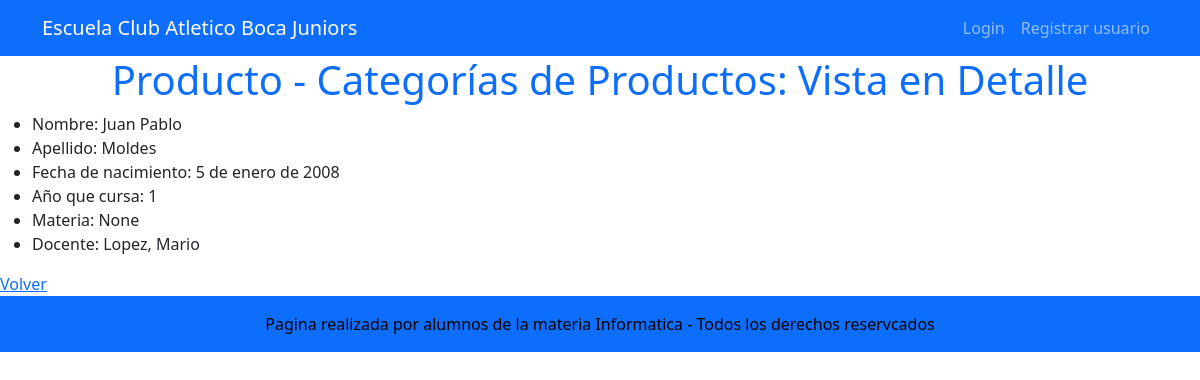
Screenshot of /alumno/detalle_alumno/1 with the database file from the repository.
### alumno/models.py (models this page shows, shortened)
class Alumno(models.Model):
    nombre = models.CharField(max_length=250)
    apellido = models.CharField(max_length=150)
    fecha_de_nacimiento = models.DateField(null=True, blank=True)
    año_curso= models.PositiveBigIntegerField(null=True)
    docente_id = models.ForeignKey("docente.Docente", on_delete=models.SET_NULL, null=True)
    materia_id = models.ForeignKey("materia.Materia", on_delete=models.SET_NULL, null=True)
    año = models.ManyToManyField("Año", through="Inscripcion")

### docente/models.py (models this page shows)
class Docente(models.Model):
    nombre = models.CharField(max_length=150)
    apellido = models.CharField(max_length=150)
    materia_id = models.ForeignKey("materia.Materia", related_name="docentes", on_delete=models.SET_NULL, null=True, blank=True)
    año= models.ManyToManyField(Año, through='Curso')
    def __str__(self) -> str:
        return f"{self.apellido}, {self.nombre}"

### alumno/views.py (the view)
# urls.py: path("detalle_alumno/<int:pk>", detalle_alumno, name="detalle_alumno"),
def detalle_alumno(request, pk:int):
    consulta = Alumno.objects.get(id=pk)
    contexto = {"alumno": consulta}
    return render(request, "alumno/detalle_alumnos.html", contexto)

### alumno/templates/alumno/detalle_alumnos.html (shortened to what this page needs)
{% extends 'core/base.html' %}
{% block titulo_aplicacion%}
    Producto - Categorías de Productos: Vista en Detalle
{% endblock titulo_aplicacion%}
{% block contenido%}
    <ul>
        <li>Nombre: {{ alumno.nombre }} </li>
        <li>Apellido: {{ alumno.apellido }}</li>
        <li>Fecha de nacimiento: {{alumno.fecha_de_nacimiento}}</li>
        <li>Año que cursa: {{alumno.año_curso}}</li>
        <li>Materia: {{alumno.materia_id}}</li>
        <li>Docente: {{alumno.docente_id}}</li>
    </ul>
    <div>
        <a href="{% url 'alumno:listado_alumnos' %}">Volver</a>
    </div>
{% endblock contenido %}

### rows the page displays
Alumno: nombre "Juan Pablo", apellido "Moldes", fecha_de_nacimiento "5 de enero de 2008", año_curso "1", materia_id "None", docente_id "Lopez, Mario"
